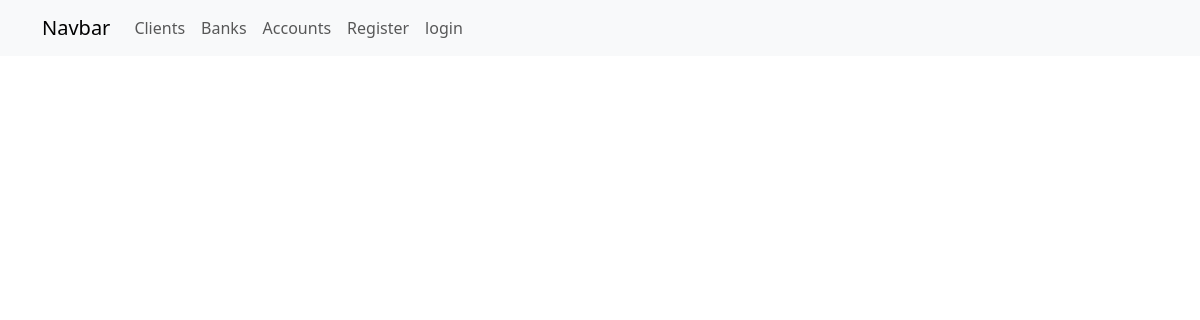
Page /accounts on the earlier database version.
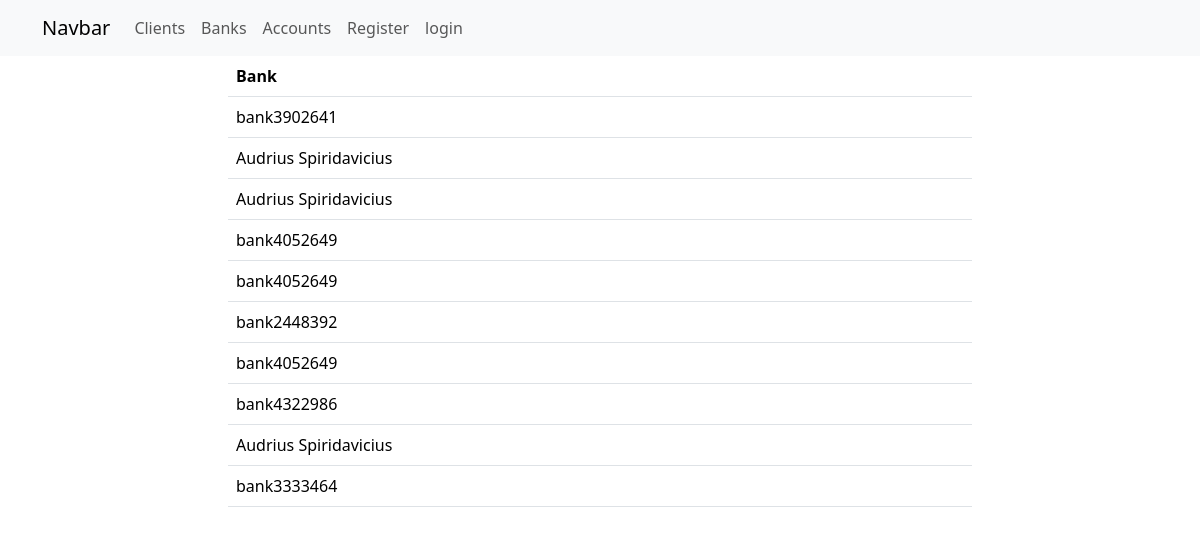
Same page on the later database version.
### database/model/bankaccount.py (models this page shows)
class BankAccount(db.Model):
    __tablename__ = 'bankaccount'
    id = db.Column(db.Integer, primary_key=True)
    account_number = db.Column('accountnumber', db.String(50), unique=True)
    person_id = db.Column(db.Integer, db.ForeignKey('person.id'))
    bank_id = db.Column(db.Integer, db.ForeignKey('bank.id'))
    bank = db.relationship('Bank', back_populates='accounts')
    person = db.relationship('Person', back_populates='accounts')

### database/model/bank.py (models this page shows, shortened)
class Bank(db.Model):
    __tablename__ = 'bank'
    id = db.Column(db.Integer, primary_key=True)
    name = db.Column(db.String(100), unique=True)
    address = db.Column(db.String(300))
    bank_code = db.Column('bankcode', db.String(20))
    swift_code = db.Column('swiftcode', db.String(20))
    accounts = db.relationship('BankAccount', back_populates='bank')

### app.py (the view)
@app.route("/accounts")
def accounts():
    all_accounts = db.session.query(BankAccount)\
        .options(orm.joinedload(BankAccount.bank),
                 orm.joinedload(BankAccount.person)).all()
    return render_template('accounts.html', accounts=all_accounts)

### templates/accounts.html (shortened to what this page needs)
{%extends 'structure.html'%} {%block maincontent%}  {%if accounts|length %}
<table class="table">
  <tr>
    <th>Bank</th>
  </tr>
  {%for account in accounts%}
  <tr>
    <td>{{account.bank.name}}</td>
  </tr>
  {%endfor%}
</table>
{%endif%}  {%endblock%}

### templates/structure.html (shortened to what this page needs)
<!DOCTYPE html>
<html lang="en">
  <head>
    <link
      href="https://cdn.jsdelivr.net/npm/bootstrap@5.3.1/dist/css/bootstrap.min.css"
      rel="stylesheet"
    />
    <link
      href="{{ url_for('static', filename='basic.css') }}"
      rel="stylesheet"
      type="text/css"
    />
  </head>
  <body>
    <nav class="navbar navbar-expand-lg navbar-light bg-light">
        <div class="container">
            <a class="navbar-brand" href="#">Navbar</a>
        <div
            class="collapse navbar-collapse justify-content-between"
            id="navbarNavDropdown"
        >
            <ul class="navbar-nav">
            <li class="nav-item">
                <a class="nav-link" href="{{url_for('clients')}}">Clients</a>
            </li>
            <li class="nav-item">
                <a class="nav-link" href="{{url_for('banks')}}">Banks</a>
            </li>
            <li class="nav-item">
                <a class="nav-link" href="{{url_for('accounts')}}">Accounts</a>
            </li>
            {%if not current_user.is_authenticated%}
            <li class="nav-item">
                <a class="nav-link" href="{{url_for('register')}}">Register</a>
            </li>
            <li class="nav-item">
                <a class="nav-link" href="{{url_for('loginuser')}}">login</a>
            </li>
            {%endif%}
            </ul>
        </div>
    </nav>
    <div class="container d-flex justify-content-between">
      <aside class="col-2"></aside>
      <main class="col-8">{%block maincontent%} {%endblock%}</main>
      <aside class="col-2"></aside>
    </div>
  </body>
</html>

Differences in the rows shown:
added BankAccount: bank.name "bank3902641"
added BankAccount: bank.name "Audrius Spiridavicius"
added BankAccount: bank.name "Audrius Spiridavicius"
added BankAccount: bank.name "bank4052649"
added BankAccount: bank.name "bank4052649"
added BankAccount: bank.name "bank2448392"
added BankAccount: bank.name "bank4052649"
added BankAccount: bank.name "bank4322986"
added BankAccount: bank.name "Audrius Spiridavicius"
added BankAccount: bank.name "bank3333464"
Other differences:
text now shown: "Bank"
